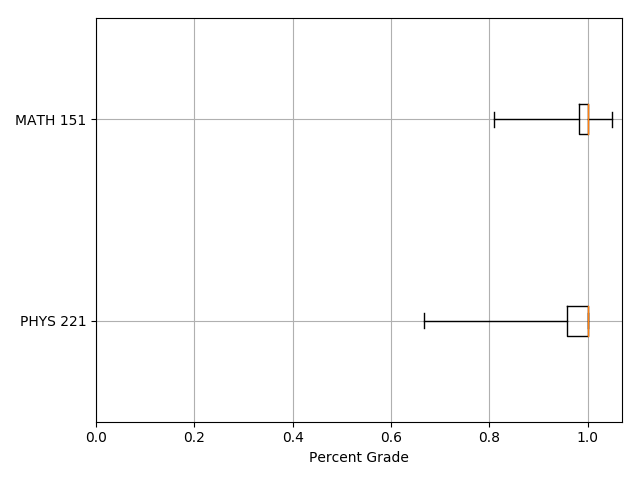

Generate this figure with Python:
"""A module that computes statistics for grades received in a set of courses."""

import argparse
import collections
import csv
import random

import matplotlib.pyplot
import numpy
import tabulate

_Course = collections.namedtuple('Course', ['code', 'grades'])


def _course_cmp(x, y):
  """A comparator function for courses.

  Redacted courses are randomly sorted towards the bottom of the list. Otherwise
  the original ordering is preserved.

  Args:
    x: The first course to be compared.
    y: The second course to be compared.

  Returns:
    -1 if x is 'Redacted,' 1 if y is 'Redacted,' 0 otherwise.
  """
  if x.code == 'Redacted' and y.code == 'Redacted':
    return random.randint(-1, 1)
  elif x.code == 'Redacted':
    return 1
  elif y.code == 'Redacted':
    return -1

  return 0


class GradeStatistics(object):
  """A class that computes statistics for grades over a set of courses."""

  def __init__(self,
               input_filename,
               skip_header=True,
               course_code_whitelist=None):
    """Initializes grades statistics data from an input file.

    The input file is expected to have two columns: one for the course code and
    another containing a comma-separated list of values. e.g.

        Course,Grades
        MATH 151,"0.95,1,1,1,1,1,1,1,0.96,0.99,1.05,0.81"
        MATH 152,"1.0667,1,1,1,1,1,1,1,1.01,0.98,0.99,1.1"

    A header is optional, but is expected by default.

    If a course code whitelist is present, those courses not present in that
    list will have their course code redacted. For example, if the course code
    "MATH 151" is contained in the whitelist, then the output will have the
    following form:

        Course Code      Minimum    First Quartile    Median    Third Quartile    Maximum
        -------------  ---------  ----------------  --------  ----------------  ---------
        MATH 151            0.81            0.9825         1            1            1.05
        Redacted            0.98            1              1            1.0025       1.1

    Args:
      input_filename: A CSV file containing the course code and a
          comma-separated list of grades.
      skip_header: Whether to skip the first line of the input file.
      course_code_whitelist: A list of course codes that may be displayed. If
          omitted, all course codes are displayed.
    """
    self._courses = []
    with open(input_filename, 'rb') as csvfile:
      reader = csv.reader(csvfile)
      if skip_header:
        reader.next()

      for row in reader:
        if course_code_whitelist is None or (course_code_whitelist and
                                             row[0] in course_code_whitelist):
          code = row[0]
        else:
          code = 'Redacted'

        data = []
        if row[1]:
          for i in row[1].split(','):
            try:
              data.append(float(i))
            except ValueError:
              continue

        self._courses.append(_Course(code, data))

      self._courses = sorted(self._courses, _course_cmp)

  def get_table(self):
    """Creates a five number summary for each course's grade distribution.

    Returns:
      A formatted table with each row containing the course code, minimum, first
      quartile, median, third quartile, and maximum grade.
    """
    table = []
    for course in self._courses:
      if not course.grades:
        table.append([course.code, None, None, None, None, None])
        continue

      table.append([
          course.code, min(course.grades), numpy.percentile(course.grades, 25),
          numpy.median(course.grades), numpy.percentile(course.grades, 75),
          max(course.grades)
      ])

    return tabulate.tabulate(
        table,
        headers=[
            'Course Code', 'Minimum', 'First Quartile', 'Median',
            'Third Quartile', 'Maximum'
        ])

  def get_box_plots(self, x_axis_label):
    """Creates box plots for each course's grade distribution.

    Args:
      x_axis_label: The x axis label.

    Returns:
      A figure containing box plots for each course's grade distribution.
    """
    fig = matplotlib.pyplot.figure()
    matplotlib.pyplot.boxplot(
        [i.grades for i in self._courses],
        labels=[i.code for i in self._courses],
        vert=False,
        whis='range',
        whiskerprops={'linestyle': '-'})
    matplotlib.pyplot.gca().invert_yaxis()
    matplotlib.pyplot.gca().set_xlim(0)
    matplotlib.pyplot.grid()
    matplotlib.pyplot.xlabel(x_axis_label)
    fig.tight_layout()
    return fig


def main():
  """Parses command line arguments and outputs grade statistics."""
  # Parse command line arguments.
  parser = argparse.ArgumentParser()
  parser.add_argument(
      '--input_filename',
      help='The CSV file containing grades to be plotted.',
      required=True)
  parser.add_argument(
      '--output_filename',
      help='The output filename where box plot images where be written.',
      required=True)
  parser.add_argument(
      '--course_code_whitelist',
      action='append',
      help=('A list of course codes that may be displayed. All course codes '
            'will be displayed if this argument is omitted.'))
  parser.add_argument(
      '--x_axis_label', default='Percent Grade', help='The x axis label.')
  args = parser.parse_args()

  # Generate grade statistics.
  stats = GradeStatistics(
      args.input_filename,
      skip_header=True,
      course_code_whitelist=args.course_code_whitelist)
  print stats.get_table()
  stats.get_box_plots(args.x_axis_label).savefig(args.output_filename)


if __name__ == '__main__':
  main()
